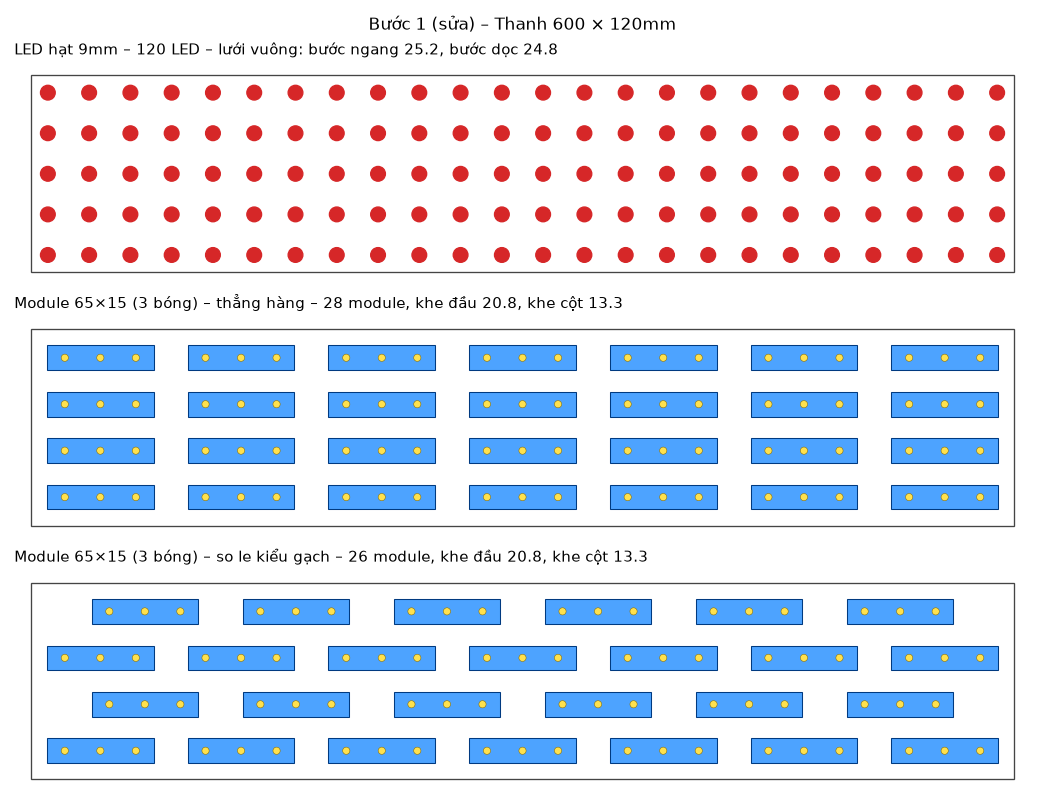

Write the Python code that produced this figure.
"""BUOC 1 (sua): luoi vuong cho LED hat; module lam tron gan nhat + kieu so le."""
import matplotlib
matplotlib.use("Agg")
import matplotlib.pyplot as plt
from matplotlib.patches import Rectangle, Circle

LEN = 600.0


def dots(W, P=25.0, D=9.0, m=6.0):
    e = m + D / 2
    ny = max(1, round((W - 2 * e) / P) + 1)
    py = (W - 2 * e) / (ny - 1) if ny > 1 else P
    pitch = py if 0.75 * P <= py <= 1.25 * P else P        # luoi vuong neu duoc
    nx = round((LEN - 2 * e) / pitch) + 1
    px = (LEN - 2 * e) / (nx - 1)
    ys = [W / 2] if ny == 1 else [e + j * py for j in range(ny)]
    return [(e + i * px, y) for i in range(nx) for y in ys], px, (py if ny > 1 else 0)


def mods(W, stagger, L=65.0, Wm=15.0, m=10.0, gap=25.0, cgap=12.0):
    nc = max(1, int((W - 2 * m + cgap) / (Wm + cgap)))
    gy = (W - 2 * m - nc * Wm) / (nc - 1) if nc > 1 else 0
    y0 = m if nc > 1 else (W - Wm) / 2
    nr = max(1, round((LEN - 2 * m + gap) / (L + gap)))    # lam tron GAN NHAT
    gx = (LEN - 2 * m - nr * L) / (nr - 1) if nr > 1 else 0
    out = []
    for j in range(nc):
        y = y0 + j * (Wm + gy)
        if stagger and j % 2 == 1 and nr > 1:
            # cot le: bot 1 module, chia deu lai de lech nua buoc
            k = nr - 1
            g2 = (LEN - 2 * m - k * L) / (k + 1)
            out += [(m + g2 + i * (L + g2), y) for i in range(k)]
        else:
            out += [(m + i * (L + gx), y) for i in range(nr)]
    return out, gx, gy


W = 120
fig, axs = plt.subplots(3, 1, figsize=(11, 8.5))
pts, px, py = dots(W)
axs[0].add_patch(Rectangle((0, 0), LEN, W, fill=False, ec="#444"))
for x, y in pts:
    axs[0].add_patch(Circle((x, y), 4.5, color="#d62728"))
axs[0].set_title(f"LED hạt 9mm – {len(pts)} LED – lưới vuông: bước ngang {px:.1f}, bước dọc {py:.1f}", loc="left", fontsize=11)
for ax, st, name in [(axs[1], False, "thẳng hàng"), (axs[2], True, "so le kiểu gạch")]:
    ms, gx, gy = mods(W, st)
    ax.add_patch(Rectangle((0, 0), LEN, W, fill=False, ec="#444"))
    for x, y in ms:
        ax.add_patch(Rectangle((x, y), 65, 15, fc="#4da3ff", ec="#003a80", lw=0.8))
        for b in range(3):
            ax.add_patch(Circle((x + 65 / 6 + b * 65 / 3, y + 7.5), 2.2, color="#ffe14d", ec="#8a6d00", lw=0.4))
    ax.set_title(f"Module 65×15 (3 bóng) – {name} – {len(ms)} module, khe đầu {gx:.1f}, khe cột {gy:.1f}", loc="left", fontsize=11)
for ax in axs:
    ax.set_xlim(-10, LEN + 10); ax.set_ylim(-8, W + 8); ax.set_aspect("equal"); ax.axis("off")
fig.suptitle("Bước 1 (sửa) – Thanh 600 × 120mm", fontsize=13)
plt.tight_layout(); plt.savefig("step1b_bar.png", dpi=95)
